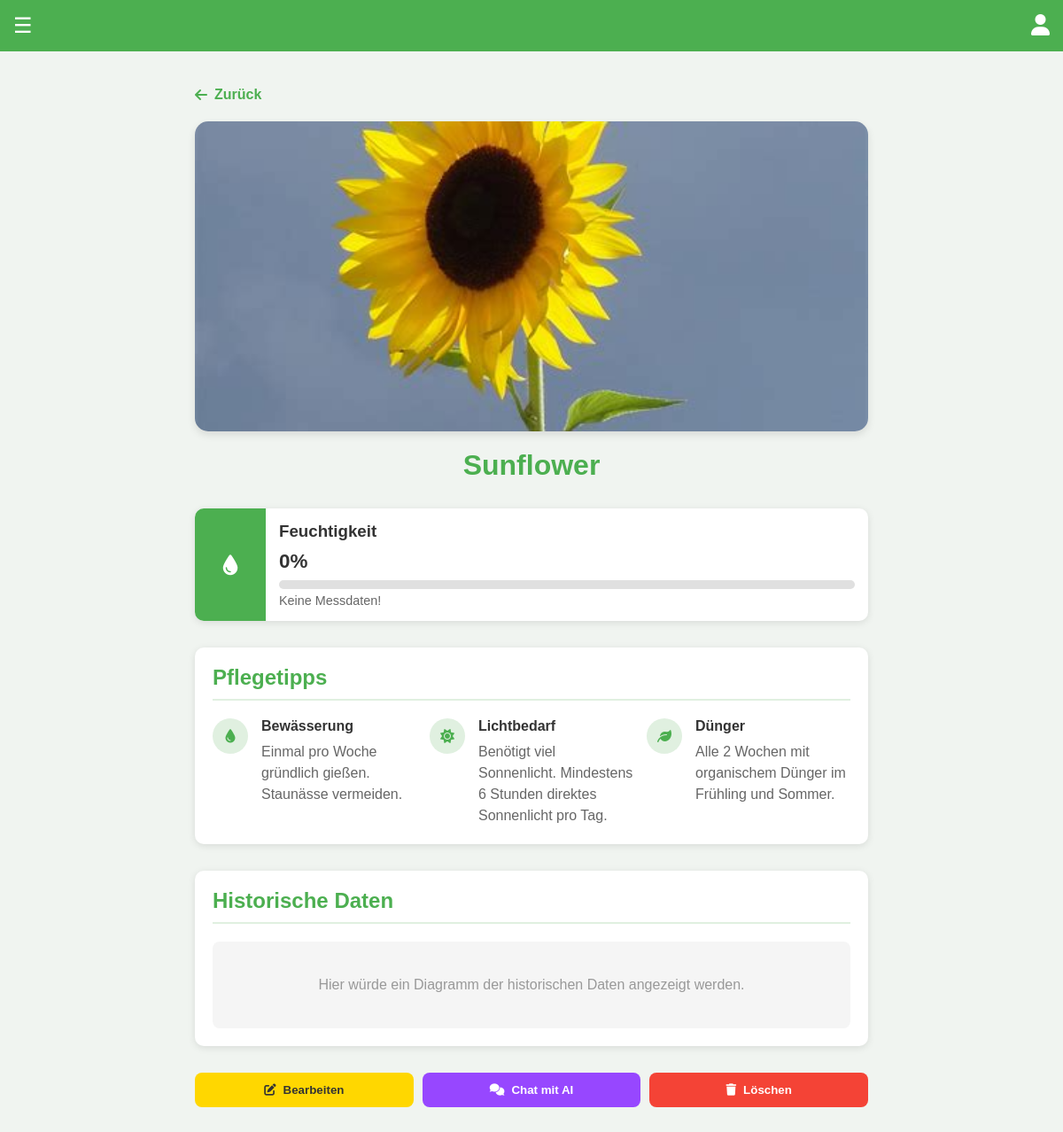
Page /plant/1 on the earlier database version.
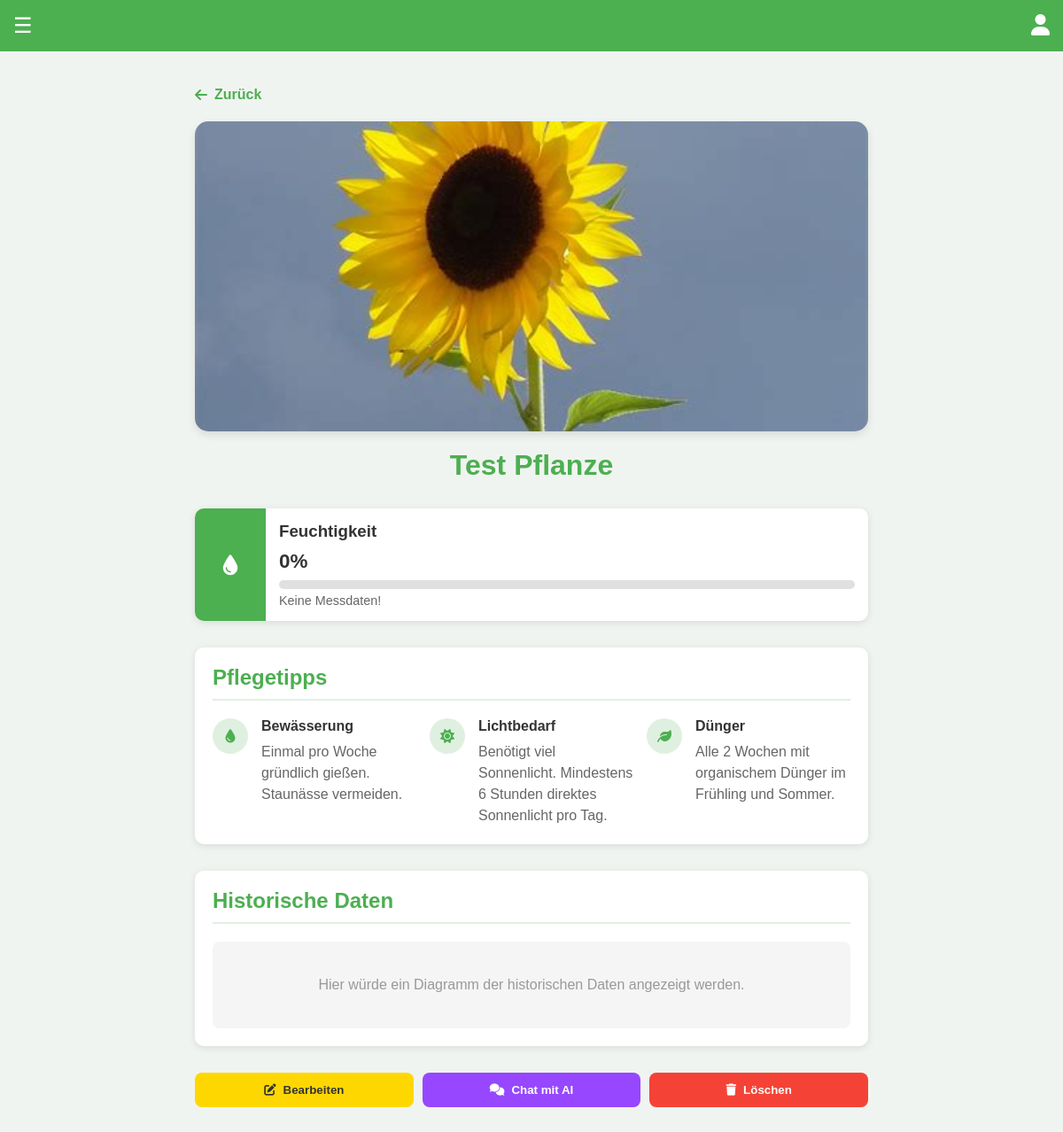
Same page on the later database version.
### tables this page shows
CREATE TABLE plants (
      id INTEGER PRIMARY KEY AUTOINCREMENT,
      userid INTEGER,
      name TEXT,
      plant_type TEXT,
      plant_location TEXT,
      plant_date TEXT,
      notes TEXT,
      feuchtigkeit TEXT,
      ai_bewässerung TEXT,
      ai_licht TEXT,
      ai_dünger TEXT,
      image TEXT
  );

### main.py (the view)
@app.route('/plant/<int:plant_id>')
def plant_detail(plant_id):
    conn = sqlite3.connect('Bloom.db')
    cursor = conn.cursor()
    cursor.execute('SELECT * FROM plants WHERE id = ?', (plant_id,))
    plant_data = cursor.fetchone()
    conn.close()
    if not plant_data:
      return "Plant not found", 404
    plant = {
      'id': plant_id,
      'name': plant_data[2],  # Assuming name is the 3rd column
      'image_url': '/static/images/default_plant.jpg',
      'moisture': plant_data[7] if plant_data[7] else 0,  # Assuming feuchtigkeit is the 8th column
      'moisture_status': f"{plant_data[7]}%" if plant_data[7] else "Keine Messdaten!",
      'light': 82,
      'light_status': 'Optimale Lichtverhältnisse',
      'temperature': 23,
      'temperature_percentage': 70,
      'temperature_status': 'Ideale Temperatur',
      'watering_tip': 'Einmal pro Woche gründlich gießen. Staunässe vermeiden.',
      'light_tip': 'Benötigt viel Sonnenlicht. Mindestens 6 Stunden direktes Sonnenlicht pro Tag.',
      'fertilizer_tip': 'Alle 2 Wochen mit organischem Dünger im Frühling und Sommer.'
    }
    return render_template('plant_details.html', plant=plant)

### templates/plant_details.html (shortened to what this page needs)
{% extends "base.html" %}
{% block content %}
  <section class="plant-detail">
    <div class="back-button">
      <a href="/"><i class="fas fa-arrow-left"></i> Zurück</a>
    </div>
    <div class="plant-header">
      <div class="plant-image-large">
        <img src="{{ plant.image_url }}" alt="{{ plant.name }}">
      </div>
      <h1>{{ plant.name }}</h1>
    </div>
    <div class="plant-stats-container">
      <div class="plant-stat">
        <div class="stat-icon">
          <i class="fas fa-tint"></i>
        </div>
        <div class="stat-content">
          <h3>Feuchtigkeit</h3>
          <div class="stat-value">{{ plant.moisture }}%</div>
          <div class="progress-bar">
          </div>
          <p class="stat-status">{{ plant.moisture_status }}</p>
        </div>
      </div>
    </div>
    <div class="plant-info-section">
      <h2>Pflegetipps</h2>
      <div class="care-tips">
        <div class="care-tip">
          <div class="tip-icon">
            <i class="fas fa-tint"></i>
          </div>
          <div class="tip-content">
            <h4>Bewässerung</h4>
            <p>{{ plant.watering_tip }}</p>
          </div>
        </div>
        <div class="care-tip">
          <div class="tip-icon">
            <i class="fas fa-sun"></i>
          </div>
          <div class="tip-content">
            <h4>Lichtbedarf</h4>
            <p>{{ plant.light_tip }}</p>
          </div>
        </div>
        <div class="care-tip">
          <div class="tip-icon">
            <i class="fas fa-leaf"></i>
          </div>
          <div class="tip-content">
            <h4>Dünger</h4>
            <p>{{ plant.fertilizer_tip }}</p>
          </div>
        </div>
      </div>
    </div>
    <div class="plant-info-section">
      <h2>Historische Daten</h2>
      <div class="history-chart">
        <div class="chart-placeholder">
          <p>Hier würde ein Diagramm der historischen Daten angezeigt werden.</p>
        </div>
      </div>
    </div>
    <div class="plant-actions">
      <button class="action-btn edit-btn">
        <i class="fas fa-edit"></i> Bearbeiten
      </button>
      <button class="action-btn chat-btn" onclick="window.location.href='/chat'">
        <i class="fas fa-comments"></i> Chat mit AI
      </button>
      <button class="action-btn delete-btn">
        <i class="fas fa-trash"></i> Löschen
      </button>
    </div>
  </section>
{% endblock %}

Differences in the rows shown:
changed plants: name "Sunflower" → "Test Pflanze"
